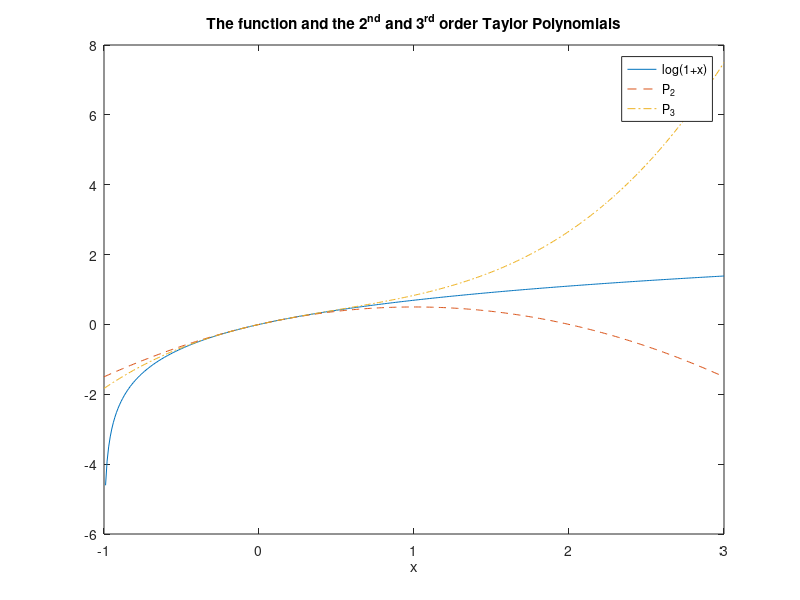
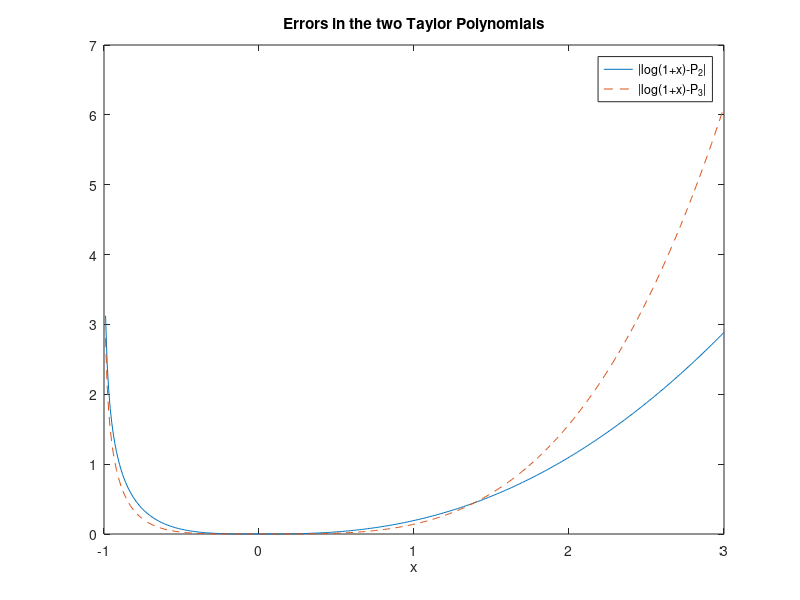

These charts were generated, in order, by the following MATLAB code:
% Abhinav Bassi
% MATLAB Assignment 2
% Professor Ratnaswamy
% MATH112 101

figure(1);clf;
x=(-1: .01:3);
y=log(1+x);
P2=x-((x.^2)/2);
P3=x-((x.^2)/2)+((x.^3)/3);
figure(1);clf;
plot(x,y,x,P2,'--',x,P3,'-.')
legend('log(1+x)','P_2','P_3')
xlabel('x')
title('The function and the 2^{nd} and 3^{rd} order Taylor Polynomials')
figure(2);clf;
plot(x,abs(y-P2),x,abs(y-P3),'--')
legend('|log(1+x)-P_2|','|log(1+x)-P_3|')
xlabel('x')
title('Errors in the two Taylor Polynomials')